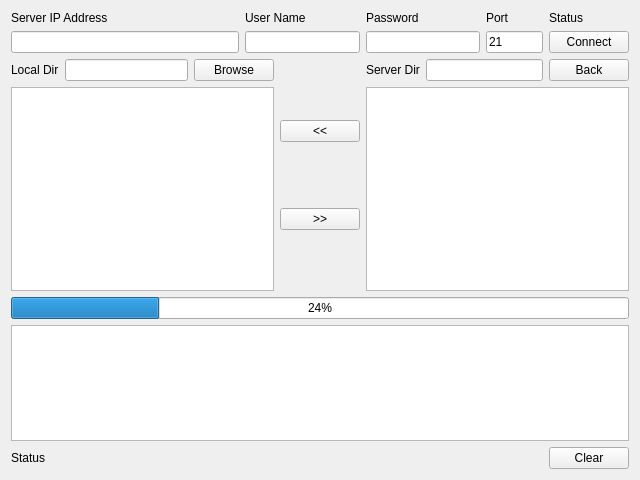
<?xml version="1.0" encoding="UTF-8"?>
<ui version="4.0">
 <class>FtpClientWidget</class>
 <widget class="QWidget" name="FtpClientWidget">
  <property name="geometry">
   <rect>
    <x>0</x>
    <y>0</y>
    <width>640</width>
    <height>480</height>
   </rect>
  </property>
  <property name="windowTitle">
   <string>Form</string>
  </property>
  <layout class="QGridLayout" name="gridLayout" rowstretch="1,6,0,3,0">
   <item row="0" column="0">
    <layout class="QHBoxLayout" name="horizontalLayout" stretch="4,2,2,1,1">
     <item>
      <layout class="QVBoxLayout" name="verticalLayout_4">
       <item>
        <widget class="QLabel" name="label_IP">
         <property name="sizePolicy">
          <sizepolicy hsizetype="Preferred" vsizetype="Preferred">
           <horstretch>0</horstretch>
           <verstretch>0</verstretch>
          </sizepolicy>
         </property>
         <property name="text">
          <string>Server IP Address</string>
         </property>
        </widget>
       </item>
       <item>
        <widget class="QLineEdit" name="lineEdit_IP">
         <property name="sizePolicy">
          <sizepolicy hsizetype="Expanding" vsizetype="Preferred">
           <horstretch>0</horstretch>
           <verstretch>0</verstretch>
          </sizepolicy>
         </property>
         <property name="text">
          <string/>
         </property>
        </widget>
       </item>
      </layout>
     </item>
     <item>
      <layout class="QVBoxLayout" name="verticalLayout_2">
       <item>
        <widget class="QLabel" name="label_userName">
         <property name="text">
          <string>User Name</string>
         </property>
        </widget>
       </item>
       <item>
        <widget class="QLineEdit" name="lineEdit_userName">
         <property name="sizePolicy">
          <sizepolicy hsizetype="Expanding" vsizetype="Preferred">
           <horstretch>0</horstretch>
           <verstretch>0</verstretch>
          </sizepolicy>
         </property>
         <property name="text">
          <string/>
         </property>
        </widget>
       </item>
      </layout>
     </item>
     <item>
      <layout class="QVBoxLayout" name="verticalLayout_3">
       <item>
        <widget class="QLabel" name="label_password">
         <property name="text">
          <string>Password</string>
         </property>
        </widget>
       </item>
       <item>
        <widget class="QLineEdit" name="lineEdit_password">
         <property name="sizePolicy">
          <sizepolicy hsizetype="Expanding" vsizetype="Preferred">
           <horstretch>0</horstretch>
           <verstretch>0</verstretch>
          </sizepolicy>
         </property>
         <property name="text">
          <string/>
         </property>
        </widget>
       </item>
      </layout>
     </item>
     <item>
      <layout class="QVBoxLayout" name="verticalLayout">
       <item>
        <widget class="QLabel" name="label_port">
         <property name="text">
          <string>Port</string>
         </property>
        </widget>
       </item>
       <item>
        <widget class="QLineEdit" name="lineEdit_port">
         <property name="sizePolicy">
          <sizepolicy hsizetype="Expanding" vsizetype="Preferred">
           <horstretch>0</horstretch>
           <verstretch>0</verstretch>
          </sizepolicy>
         </property>
         <property name="text">
          <string>21</string>
         </property>
        </widget>
       </item>
      </layout>
     </item>
     <item>
      <layout class="QVBoxLayout" name="verticalLayout_8">
       <item>
        <widget class="QLabel" name="label_connectStatus">
         <property name="text">
          <string>Status</string>
         </property>
        </widget>
       </item>
       <item>
        <widget class="QPushButton" name="pushButton_connect">
         <property name="sizePolicy">
          <sizepolicy hsizetype="Minimum" vsizetype="Preferred">
           <horstretch>0</horstretch>
           <verstretch>0</verstretch>
          </sizepolicy>
         </property>
         <property name="text">
          <string>Connect</string>
         </property>
        </widget>
       </item>
      </layout>
     </item>
    </layout>
   </item>
   <item row="1" column="0">
    <layout class="QHBoxLayout" name="horizontalLayout_4">
     <item>
      <layout class="QVBoxLayout" name="verticalLayout_6">
       <item>
        <layout class="QHBoxLayout" name="horizontalLayout_2">
         <item>
          <widget class="QLabel" name="label_localDir">
           <property name="sizePolicy">
            <sizepolicy hsizetype="Preferred" vsizetype="Preferred">
             <horstretch>0</horstretch>
             <verstretch>0</verstretch>
            </sizepolicy>
           </property>
           <property name="text">
            <string>Local Dir</string>
           </property>
          </widget>
         </item>
         <item>
          <widget class="QLineEdit" name="lineEdit_localDir">
           <property name="sizePolicy">
            <sizepolicy hsizetype="Expanding" vsizetype="Preferred">
             <horstretch>0</horstretch>
             <verstretch>0</verstretch>
            </sizepolicy>
           </property>
          </widget>
         </item>
         <item>
          <widget class="QPushButton" name="pushButton_browseLocal">
           <property name="text">
            <string>Browse</string>
           </property>
          </widget>
         </item>
        </layout>
       </item>
       <item>
        <widget class="QListWidget" name="listWidget_local"/>
       </item>
      </layout>
     </item>
     <item>
      <layout class="QVBoxLayout" name="verticalLayout_5">
       <item>
        <spacer name="verticalSpacer">
         <property name="orientation">
          <enum>Qt::Vertical</enum>
         </property>
         <property name="sizeHint" stdset="0">
          <size>
           <width>20</width>
           <height>40</height>
          </size>
         </property>
        </spacer>
       </item>
       <item>
        <widget class="QPushButton" name="pushButton_download">
         <property name="text">
          <string>&lt;&lt;</string>
         </property>
        </widget>
       </item>
       <item>
        <spacer name="verticalSpacer_2">
         <property name="orientation">
          <enum>Qt::Vertical</enum>
         </property>
         <property name="sizeHint" stdset="0">
          <size>
           <width>20</width>
           <height>40</height>
          </size>
         </property>
        </spacer>
       </item>
       <item>
        <widget class="QPushButton" name="pushButton_upload">
         <property name="text">
          <string>&gt;&gt;</string>
         </property>
        </widget>
       </item>
       <item>
        <spacer name="verticalSpacer_3">
         <property name="orientation">
          <enum>Qt::Vertical</enum>
         </property>
         <property name="sizeHint" stdset="0">
          <size>
           <width>20</width>
           <height>40</height>
          </size>
         </property>
        </spacer>
       </item>
      </layout>
     </item>
     <item>
      <layout class="QVBoxLayout" name="verticalLayout_7">
       <item>
        <layout class="QHBoxLayout" name="horizontalLayout_3">
         <item>
          <widget class="QLabel" name="label_serverDir">
           <property name="sizePolicy">
            <sizepolicy hsizetype="Preferred" vsizetype="Preferred">
             <horstretch>0</horstretch>
             <verstretch>0</verstretch>
            </sizepolicy>
           </property>
           <property name="text">
            <string>Server Dir</string>
           </property>
          </widget>
         </item>
         <item>
          <widget class="QLineEdit" name="lineEdit_serverDir">
           <property name="sizePolicy">
            <sizepolicy hsizetype="Expanding" vsizetype="Preferred">
             <horstretch>0</horstretch>
             <verstretch>0</verstretch>
            </sizepolicy>
           </property>
          </widget>
         </item>
         <item>
          <widget class="QPushButton" name="pushButton_serverBack">
           <property name="text">
            <string>Back</string>
           </property>
          </widget>
         </item>
        </layout>
       </item>
       <item>
        <widget class="QListWidget" name="listWidget_server"/>
       </item>
      </layout>
     </item>
    </layout>
   </item>
   <item row="2" column="0">
    <widget class="QProgressBar" name="progressBar">
     <property name="value">
      <number>24</number>
     </property>
    </widget>
   </item>
   <item row="3" column="0">
    <widget class="QTextEdit" name="textEdit_log"/>
   </item>
   <item row="4" column="0">
    <layout class="QHBoxLayout" name="horizontalLayout_5" stretch="1,0">
     <item>
      <widget class="QLabel" name="label_status">
       <property name="text">
        <string>Status</string>
       </property>
      </widget>
     </item>
     <item>
      <widget class="QPushButton" name="pushButton_clear">
       <property name="text">
        <string>Clear</string>
       </property>
      </widget>
     </item>
    </layout>
   </item>
  </layout>
 </widget>
 <resources/>
 <connections/>
</ui>
